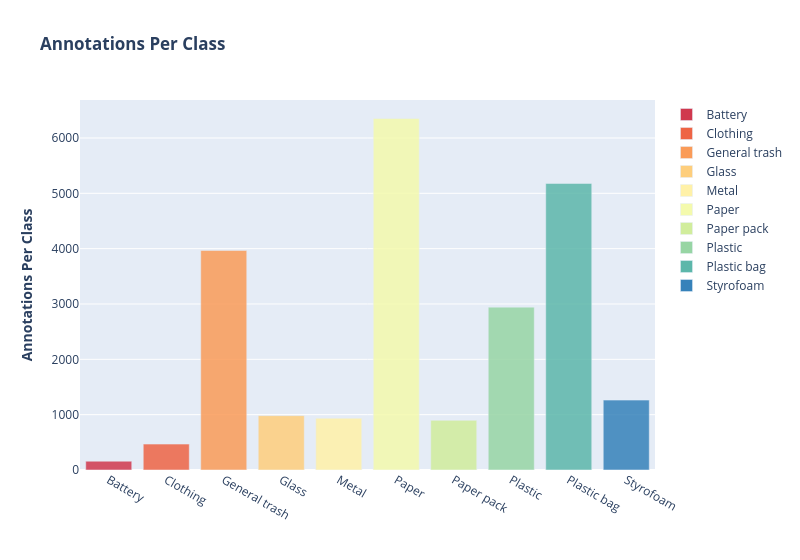

Notebook code for this chart:
### Markdown cell above
Annotations Per Class

각 Class 당 몇 개의 Annotation, 즉 bbox가 있는지, 그 분포를 나타낸 결과입니다.

### Code cell
fig = px.bar(train_df.class_name.value_counts().sort_index(),
             color=train_df.class_name.value_counts().sort_index().index, opacity=0.85,
             color_discrete_sequence=LABEL_COLORS, log_y=False,
             labels={"y":"Annotations Per Class", "x":""},
             title="<b>Annotations Per Class</b>",)

fig.update_layout(legend_title=None,
                 xaxis_title="",
                 yaxis_title="<b>Annotations Per Class</b>",
                 width=800)

fig.show()

### Figure 1 — Plotly figure (JSON) as saved in the notebook; plotly's stock layout.template omitted (floating-point values rounded to 4 significant figures)
{"data": [{"alignmentgroup": "True", "hovertemplate": "color=Battery<br>class_name=%{x}<br>value=%{y}<extra></extra>", "legendgroup": "Battery", "marker": {"color": "rgb(208, 56, 78)", "opacity": 0.85, "pattern": {"shape": ""}}, "name": "Battery", "offsetgroup": "Battery", "orientation": "v", "showlegend": true, "textposition": "auto", "type": "bar", "x": ["Battery"], "xaxis": "x", "y": [159], "yaxis": "y"}, {"alignmentgroup": "True", "hovertemplate": "color=Clothing<br>class_name=%{x}<br>value=%{y}<extra></extra>", "legendgroup": "Clothing", "marker": {"color": "rgb(238, 100, 69)", "opacity": 0.85, "pattern": {"shape": ""}}, "name": "Clothing", "offsetgroup": "Clothing", "orientation": "v", "showlegend": true, "textposition": "auto", "type": "bar", "x": ["Clothing"], "xaxis": "x", "y": [468], "yaxis": "y"}, {"alignmentgroup": "True", "hovertemplate": "color=General trash<br>class_name=%{x}<br>value=%{y}<extra></extra>", "legendgroup": "General trash", "marker": {"color": "rgb(250, 155, 88)", "opacity": 0.85, "pattern": {"shape": ""}}, "name": "General trash", "offsetgroup": "General trash", "orientation": "v", "showlegend": true, "textposition": "auto", "type": "bar", "x": ["General trash"], "xaxis": "x", "y": [3966], "yaxis": "y"}, {"alignmentgroup": "True", "hovertemplate": "color=Glass<br>class_name=%{x}<br>value=%{y}<extra></extra>", "legendgroup": "Glass", "marker": {"color": "rgb(254, 206, 124)", "opacity": 0.85, "pattern": {"shape": ""}}, "name": "Glass", "offsetgroup": "Glass", "orientation": "v", "showlegend": true, "textposition": "auto", "type": "bar", "x": ["Glass"], "xaxis": "x", "y": [982], "yaxis": "y"}, {"alignmentgroup": "True", "hovertemplate": "color=Metal<br>class_name=%{x}<br>value=%{y}<extra></extra>", "legendgroup": "Metal", "marker": {"color": "rgb(255, 241, 168)", "opacity": 0.85, "pattern": {"shape": ""}}, "name": "Metal", "offsetgroup": "Metal", "orientation": "v", "showlegend": true, "textposition": "auto", "type": "bar", "x": ["Metal"], "xaxis": "x", "y": [936], "yaxis": "y"}, {"alignmentgroup": "True", "hovertemplate": "color=Paper<br>class_name=%{x}<br>value=%{y}<extra></extra>", "legendgroup": "Paper", "marker": {"color": "rgb(244, 250, 173)", "opacity": 0.85, "pattern": {"shape": ""}}, "name": "Paper", "offsetgroup": "Paper", "orientation": "v", "showlegend": true, "textposition": "auto", "type": "bar", "x": ["Paper"], "xaxis": "x", "y": [6352], "yaxis": "y"}, {"alignmentgroup": "True", "hovertemplate": "color=Paper pack<br>class_name=%{x}<br>value=%{y}<extra></extra>", "legendgroup": "Paper pack", "marker": {"color": "rgb(209, 237, 156)", "opacity": 0.85, "pattern": {"shape": ""}}, "name": "Paper pack", "offsetgroup": "Paper pack", "orientation": "v", "showlegend": true, "textposition": "auto", "type": "bar", "x": ["Paper pack"], "xaxis": "x", "y": [897], "yaxis": "y"}, {"alignmentgroup": "True", "hovertemplate": "color=Plastic<br>class_name=%{x}<br>value=%{y}<extra></extra>", "legendgroup": "Plastic", "marker": {"color": "rgb(151, 213, 164)", "opacity": 0.85, "pattern": {"shape": ""}}, "name": "Plastic", "offsetgroup": "Plastic", "orientation": "v", "showlegend": true, "textposition": "auto", "type": "bar", "x": ["Plastic"], "xaxis": "x", "y": [2943], "yaxis": "y"}, {"alignmentgroup": "True", "hovertemplate": "color=Plastic bag<br>class_name=%{x}<br>value=%{y}<extra></extra>", "legendgroup": "Plastic bag", "marker": {"color": "rgb(92, 183, 170)", "opacity": 0.85, "pattern": {"shape": ""}}, "name": "Plastic bag", "offsetgroup": "Plastic bag", "orientation": "v", "showlegend": true, "textposition": "auto", "type": "bar", "x": ["Plastic bag"], "xaxis": "x", "y": [5178], "yaxis": "y"}, {"alignmentgroup": "True", "hovertemplate": "color=Styrofoam<br>class_name=%{x}<br>value=%{y}<extra></extra>", "legendgroup": "Styrofoam", "marker": {"color": "rgb(54, 130, 186)", "opacity": 0.85, "pattern": {"shape": ""}}, "name": "Styrofoam", "offsetgroup": "Styrofoam", "orientation": "v", "showlegend": true, "textposition": "auto", "type": "bar", "x": ["Styrofoam"], "xaxis": "x", "y": [1263], "yaxis": "y"}], "layout": {"barmode": "relative", "legend": {"title": {}, "tracegroupgap": 0}, "title": {"text": "<b>Annotations Per Class</b>"}, "width": 800, "xaxis": {"anchor": "y", "domain": [0, 1], "title": {"text": ""}}, "yaxis": {"anchor": "x", "domain": [0, 1], "title": {"text": "<b>Annotations Per Class</b>"}}}}
